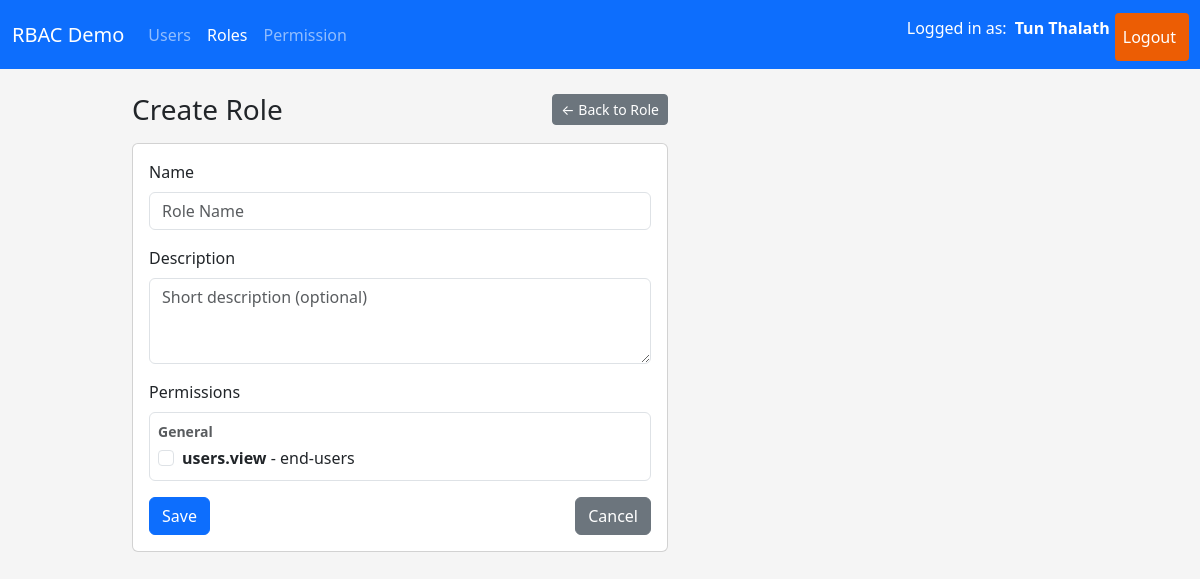
Page /roles/create (signed in) on the earlier database version.
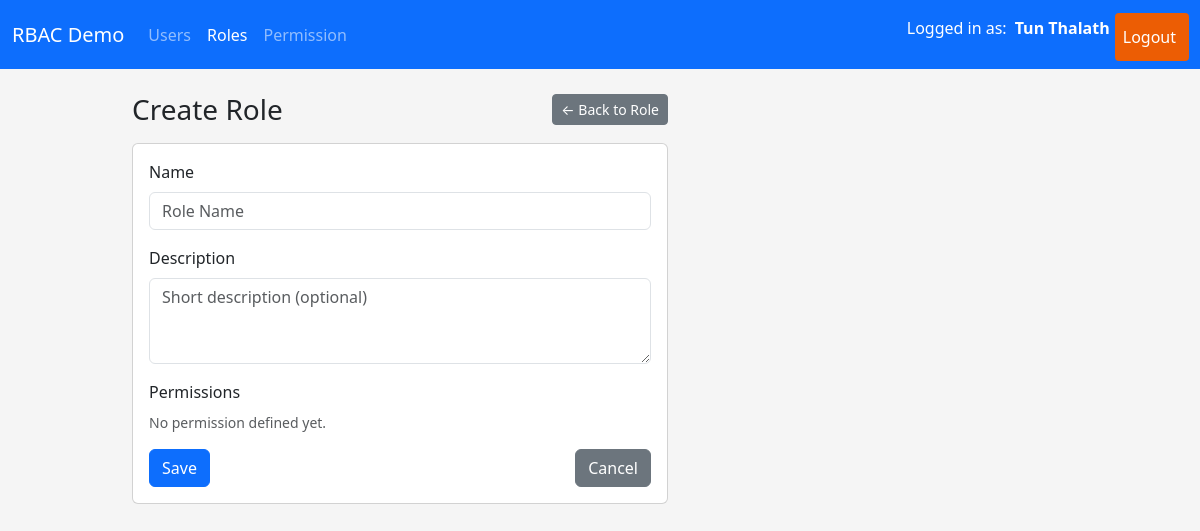
Same page on the later database version.
### app/models/permission.py (models this page shows, shortened)
class Permission(db.Model):
    __tablename__ = "permissions"
    id = db.Column(db.Integer, primary_key = True)
    code = db.Column(db.String(64), unique=True, nullable=False, index=True)
    name = db.Column(db.String(120), nullable=False)
    description = db.Column(db.String(255))
    module = db.Column(db.String(80), nullable=False, default="General")
    created_at = db.Column(db.DateTime, default = datetime.utcnow, nullable=False)
    updated_at = db.Column(db.DateTime, default = datetime.utcnow, onupdate = datetime.utcnow, nullable=False)
    roles = db.relationship("Role", secondary=role_permissions, back_populates = "permissions")

### app/routes/role_routes.py (the view, shortened to what this page needs)
@role_bp.route("/create", methods=["GET", "POST"])
@login_required
def create():
    form = RoleCreateForm()
    return render_template("roles/create.html", form=form)

### app/forms/role_forms.py (shortened to what this page needs)
class RoleCreateForm(FlaskForm):
    name = StringField(
        "Name",
        validators=[DataRequired(), Length(min=2, max=80)],
        render_kw={"placeholder": "Role Name"}
    )
    description = TextAreaField(
        "Description",
        render_kw={"placeholder": "Short description (optional)"},
    )
    permission_ids = MultiCheckBoxField(
        "Permissions",
        coerce=int,
        render_kw={"placeholder": "Permissions granted to this role"},
    )
    submit = SubmitField("Save")
    def __init__(self, *args, **kwargs):
        super().__init__(*args, **kwargs)
        self.permission_ids.choices = _permission_choices()
        self.permissions_by_module = _permissions_grouped_by_module()

### app/forms/role_forms.py (called while the page is built)
def _permission_choices():
    return [
        (perm.id, f"{perm.code} - {perm.name}")
        for perm in db.session.scalars(
            db.select(Permission).order_by(Permission.code)
        )
    ]

### app/templates/roles/create.html (shortened to what this page needs)
{% extends "layouts/base.html" %}
{% block content %}
<div class="row">
     <div class="col-lg-8 col-xl-7">
          <div class="d-flex justify-content-between align-items-center mb-3">
               <h1 class="h3 mb-0">Create Role</h1>
               <a
                    class="btn btn-secondary btn-sm"
                    href="{{ url_for('roles.index') }}"
               >← Back to Role</a>
          </div>
          <div class="card">
               <div class="card-body">
                   {% include "roles/_form.html" %}
               </div>
          </div>
     </div>
</div>
{% endblock %}

### app/templates/roles/_form.html (shortened to what this page needs)
<form method="post">
    <div class="mb-3">
        {{ form.name.label(class="form-label") }}
        {{ form.name(class="form-control") }}
    </div>
    <div class="mb-3">
        {{ form.description.label(class="form-label") }}
        {{ form.description(class="form-control", rows="3") }}
    </div>
    <div class="mb-3">
        <label class="form-label">{{ form.permission_ids.label.text }}</label>
        {% if form.permissions_by_module %}
            {% for module_name, perms in form.permissions_by_module.items() %}
            <div class="border rounded p-2 mb-2">
                <div class="fw-bold small text-muted mb-1">
                    {{ module_name }}
                </div>
                {% for perm in perms %}
                    <div class="form-check">
                        <input
                            class="form-check-input"
                            type="checkbox"
                            id="perm_{{ perm.id }}"
                            name="{{ form.permission_ids.name }}"
                            value="{{ perm.id }}"
                        >
                        <label class="form-check-label" for="perm_{{ perm.id }}">
                            <strong>{{ perm.code }}</strong> - {{ perm.name }}
                        </label>
                    </div>
                {% endfor %}
            </div>
            {% endfor %}
        {% else %}
            <p class="text-muted small">No permission defined yet.</p>
        {% endif %}
    </div>
    <div class="d-flex justify-content-between mt-3 ">
        {{ form.submit(class="btn btn-primary") }}
        <a href="{{ url_for('roles.index') }}" class="btn btn-secondary"> Cancel</a>
    </div>
</form>

Differences in the rows shown:
removed Permission: module "General", code "users.view", name "end-users"
Other differences:
text now shown: "No permission defined yet."
